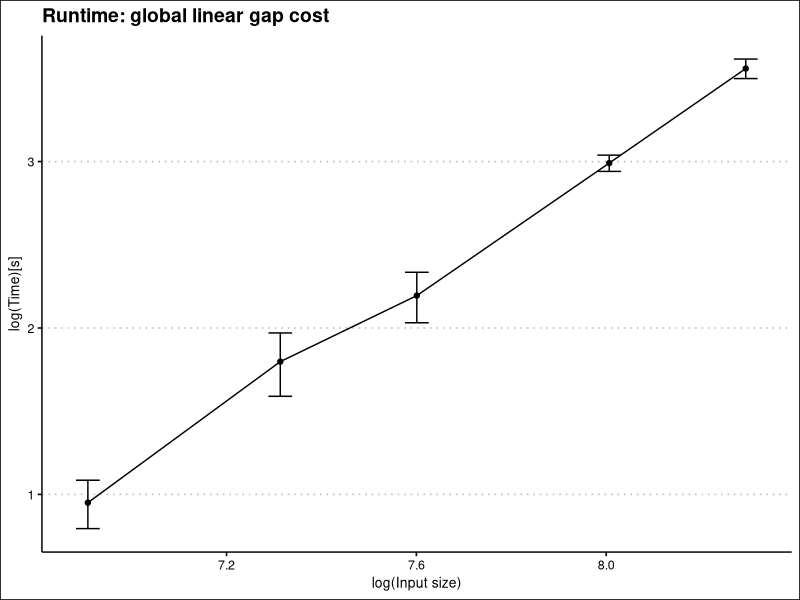
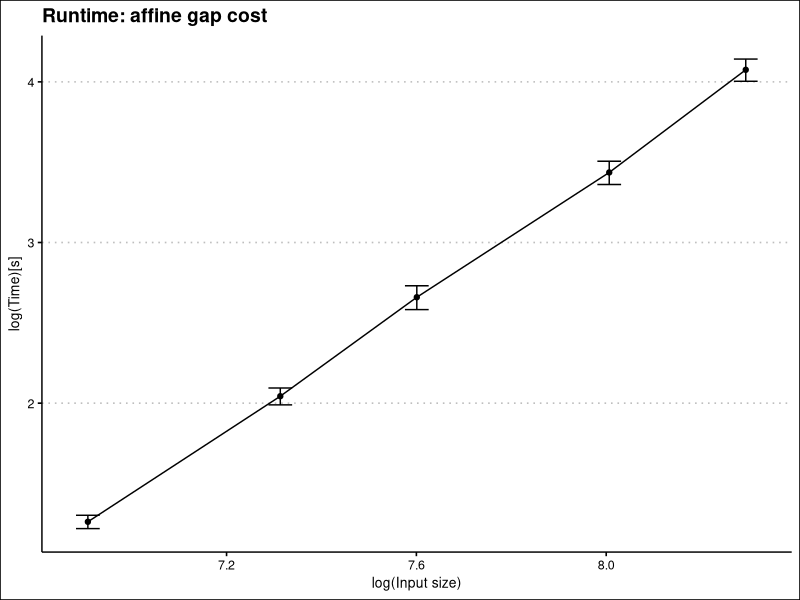

Write the R code that produced these figures, in order.
## ---- chunk 1
knitr::opts_chunk$set(dev="CairoPNG")
## ---- chunk 2
library(tidyverse)
library(ggsci)
library(ggthemes)
## ---- chunk 3

runtime_linear <- tibble('Input size' = c(1000, 1500, 2000, 3000, 4000),
                         Run_1 = c(2.6952764987945557,
                                   7.126229524612427,
                                   9.575998306274414,
                                   20.777942419052124,
                                   35.26130700111389),
                         Run_2 = c(2.893733263015747,
                                   4.859517335891724,
                                   7.42842698097229,
                                   18.85781955718994,
                                   33.00994396209717),
                         Run_3 = c(2.1713099479675293,
                                   6.126751184463501,
                                   9.92412257194519,
                                   20.081256866455078,
                                   37.109997034072876))

runtime_affine <- tibble('Input size' = c(1000, 1500, 2000, 3000, 4000),
                         Run_1 = c(3.6242849826812744,
                                   7.296172857284546,
                                   15.481485605239868,
                                   31.039982318878174,
                                   63.513609647750854),
                         Run_2 = c(3.6066930294036865,
                                   8.10531735420227,
                                   13.905476331710815,
                                   33.32306361198425,
                                   56.1118381023407),
                         Run_3 = c(3.362262725830078,
                                   7.745866775512695,
                                   13.473588705062866,
                                   28.832944631576538,
                                   56.91905903816223))

runtime_linear %>% 
  group_by(`Input size`) %>% 
  mutate(mean_time = mean(c(Run_1, Run_2, Run_3)),
         sd_time = sd(c(Run_1, Run_2, Run_3))) -> runtime_linear

runtime_affine %>% 
  group_by(`Input size`) %>% 
  mutate(mean_time = mean(c(Run_1, Run_2, Run_3)),
         sd_time = sd(c(Run_1, Run_2, Run_3))) -> runtime_affine

## ---- chunk 4
ggplot(data = runtime_linear) +
  geom_line(aes(x = log(`Input size`), y = log(mean_time))) +
  geom_point(aes(x = log(`Input size`), y = log(mean_time))) +
  geom_errorbar(aes(x = log(`Input size`), 
                    ymin = log(mean_time - sd_time), 
                    ymax = log(mean_time + sd_time)),
                width = 0.05) +
  theme_clean() +
  ggtitle("Runtime: global linear gap cost") +
  ylab("log(Time)[s]") +
  xlab("log(Input size)")
## ---- chunk 5
ggplot(data = runtime_affine) +
  geom_line(aes(x = log(`Input size`), y = log(mean_time))) +
  geom_point(aes(x = log(`Input size`), y = log(mean_time))) +
  geom_errorbar(aes(x = log(`Input size`), 
                    ymin = log(mean_time - sd_time), 
                    ymax = log(mean_time + sd_time)),
                width = 0.05) +
  theme_clean() +
  ggtitle("Runtime: affine gap cost") +
  ylab("log(Time)[s]") +
  xlab("log(Input size)")
